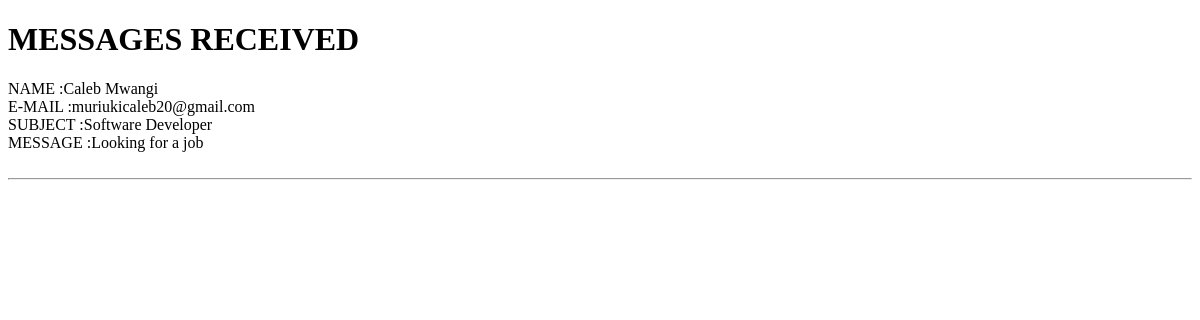
The app's page /details/, older data.
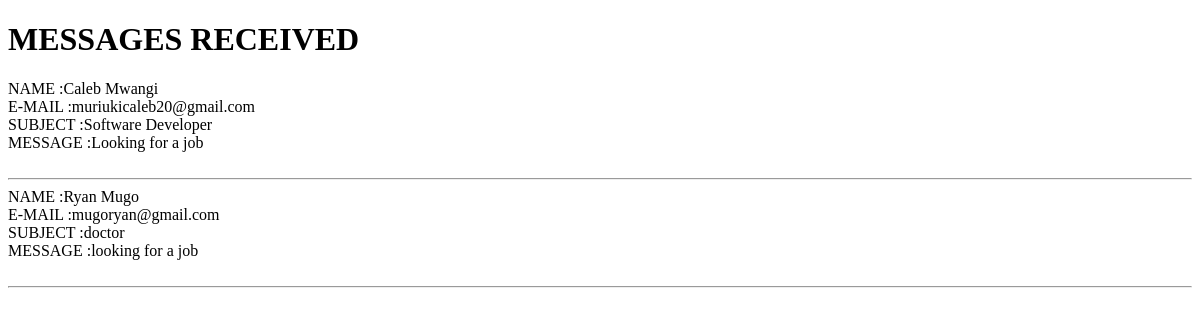
The same page, newer data.
### Hospitalapp/models.py (models this page shows, shortened)
class Message(models.Model):
    name = models.CharField(max_length=200)
    email = models.EmailField()
    subject = models.CharField(max_length=200)
    message = models.TextField()

### Hospitalapp/views.py (the view)
# urls.py: path('details/', views.details, name='details'),
def details(request):
    details = Message.objects.all()
    return render(request, 'details.html', {'details': details})

### templates/details.html (shortened to what this page needs)
<!doctype html>
<html lang="en">
<head>
</head>
<body>
<h1>MESSAGES RECEIVED</h1>
{% for message in details %}
NAME :{{ message.name }} <br>
E-MAIL :{{ message.email }} <br>
SUBJECT :{{ message.subject }} <br>
MESSAGE :{{ message.message }} <br><br>
    <hr>
{% endfor %}
</body>
</html>

Row changes from the older to the newer data that the page shows:
added Message: name "Ryan Mugo", email "mugoryan@gmail.com", subject "doctor", message "looking for a job"
